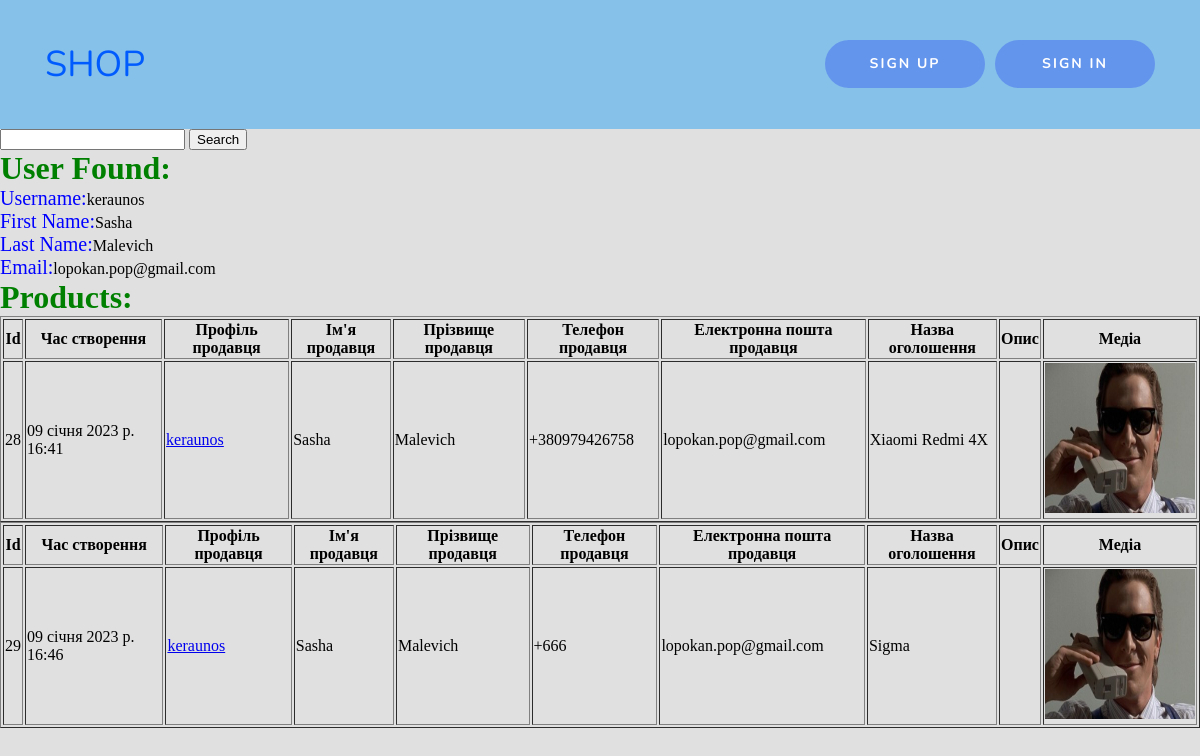
Screenshot of /accounts/?current=keraunos with the database file from the repository.
### products/models.py (models this page shows, shortened)
class Product(models.Model):
    product_dt = models.DateTimeField(auto_now=True, verbose_name="Час створення")
    product_username = models.CharField(max_length=100, verbose_name="Ім'я користувача")
    product_name = models.CharField(max_length=100, verbose_name="Ім'я продавця")
    product_lastname = models.CharField(max_length=100, verbose_name="Прізвище продавця")
    product_phone = models.CharField(max_length=20, verbose_name="Номер телефону")
    product_email = models.CharField(max_length=254, verbose_name="Електронна пошта продавця")
    product_productname = models.CharField(max_length=100, verbose_name="Назва товару")
    product_description = models.CharField(max_length=500, verbose_name="Опис товару")
    product_media = models.ImageField(upload_to="images/", verbose_name="Фотографії товару")
    class Meta:
        verbose_name = "Товар"
        verbose_name_plural = "Товари"

### accounts/views.py (the view)
# urls.py: path("accounts/", views.profiles),
def profiles(request):
    users = User.objects.all()
    products = Product.objects.all()
    try:
        name = request.GET["current"]
    except:
        name = None
    return render(request, "accounts/profiles.html", {"users":users, "name":name, "products": products})

### accounts/templates/accounts/profiles.html (shortened to what this page needs)
{% include 'base/base.html' %}
{% include 'base/header.html' %}
{% block content %}
<form method="get">
    <input name="current" required="required"/>
    <button type="submit">Search</button>
</form>
{% if name %}
    {% for user in users %}
        {% if name == user.username %}
            <h1 style="color:green;">User Found:</h1>
            <text> Username:</text>{{ user.username }}<br>
            <text>First Name:</text>{{ user.first_name }}<br>
            <text> Last Name:</text>{{ user.last_name }}<br>
            <text> Email:</text>{{ user.email }}<br>
            <h1 style="color:green;">Products:</h1>
            {% for product in products %}
                {% if product.product_username == name %}
                    <table border="1">
                        <tr>
                            <th>Id</th>
                            <th>Час створення</th>
                            <th>Профіль продавця</th>
                            <th>Ім'я продавця</th>
                            <th>Прізвище продавця</th>
                            <th>Телефон продавця</th>
                            <th>Електронна пошта продавця</th>
                            <th>Назва оголошення</th>
                            <th>Опис</th>
                            <th>Медіа</th>
                        </tr>
                        <tr>
                            <td>{{ product.id }}</td>
                            <td>{{ product.product_dt }}</td>
                            <td><a href="/accounts/?current={{ product.product_username }}">{{ product.product_username }}</a></td>
                            <td>{{ product.product_name }}</td>
                            <td>{{ product.product_lastname }}</td>
                            <td>{{ product.product_phone }}</td>
                            <td>{{ product.product_email }}</td>
                            <td>{{ product.product_productname }}</td>
                            <td>{% if product.product_description %} {{ oproduct.product_description }} {% else %} Опис відсутній {% endif %}</td>
                            <td><a href="{{product.product_media.url }}"><img src="{{product.product_media.url }}" alt="connect" width="150" height="150"/></a></td>
                        </tr>
                    </table>
                {% endif %}
            {% endfor %}
        {% endif %}
    {% endfor %}
{% else %}
User does not exist. Please, check username again correctly
{% endif %}
{% endblock %}

### static/style/header_style.css (style rules this page uses)
* { margin: 0; }

### templates/base/base.html (style rules this page uses)
body { background: #e0e0e1; }

### accounts/templates/accounts/profiles.html (style rules this page uses)
text { color: blue; font-size: 20px; }

### rows the page displays
Product: id "28", product_dt "09 січня 2023 р. 16:41", product_username "keraunos", product_name "Sasha", product_lastname "Malevich", product_phone "+380979426758", product_email "lopokan.pop@gmail.com", product_productname "Xiaomi Redmi 4X", product_media (picture)
Product: id "29", product_dt "09 січня 2023 р. 16:46", product_username "keraunos", product_name "Sasha", product_lastname "Malevich", product_phone "+666", product_email "lopokan.pop@gmail.com", product_productname "Sigma", product_media (picture)

### other values shown
{{ user.username }} "keraunos"
{{ user.first_name }} "Sasha"
{{ user.last_name }} "Malevich"
{{ user.email }} "lopokan.pop@gmail.com"
